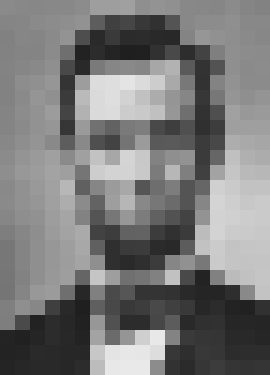
#> input picture Computational Vision/homework/hw1/data_to_post/lincoln1_g.jpg, 270 x 375 px
$ python p3_shade.py lincoln1_g.jpg out.png .
#> lines starting #> are read from the running program, lines starting #| are printed output that depends on the picture
import cv2
import numpy as np
from matplotlib import pyplot as plt
import matplotlib

import os
import random
import sys

"""
Handle the command-line arguments
"""
if len(sys.argv) != 4:
    print("Usage: %s in_img out_img dir" % sys.argv[0])
    sys.exit()

in_img = sys.argv[1]
out_img_filename = sys.argv[2]
dir = sys.argv[3]

img = cv2.imread(in_img)
#> img is the input picture: shape (375, 270, 3); min 27, max 237, mean 121.4
M, N = img.shape[0:2]
#> M = 375; N = 270
# horizontal distance multipliers
d = np.arange(1, N + 1)
#> d = 270 values from 1 to 270
d = np.tile(d, (M, 1))
d_left = 1 - (d - 1) / (N - 1)
d_right = np.flip(d_left, 1)
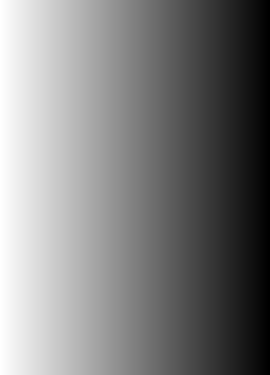
#> d_left: shape (375, 270) float64; min 0, max 1, mean 0.5
# vertical distance multipliers
d = np.arange(1, M + 1)
#> d = 375 values from 1 to 375
d = np.tile(d, (N, 1))
d_top = 1 - (d - 1) / (M - 1)
d_top = np.transpose(d_top)
d_bottom = np.flip(d_top, 0)
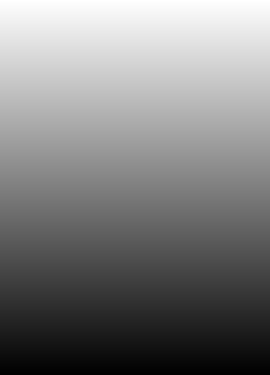
#> d_top: shape (375, 270) float64; min 0, max 1, mean 0.5

# center distance multiplier
center_x, center_y = (M // 2, N // 2)
#> center_x = 187; center_y = 135
row = np.arange(center_x, center_x - M, -1)
col = np.arange(center_y, center_y - N, -1)
row = row.reshape(-1, 1)  # make M vertical
row = np.tile(row, (1, N))
col = np.tile(col, (M, 1))
d_center = np.sqrt(np.square(row) + np.square(col))  # get square root
d_center = 1 - (d_center / np.sqrt(np.square(center_y) + np.square(center_x)))  # normalize
np.set_printoptions(precision = 3)

# decide what is the direction
current_multiplier = None
if dir == "left":
    current_multiplier = d_left
elif dir == "right":
    current_multiplier = d_right
elif dir == "top":
    current_multiplier = d_top
elif dir == "bottom":
    current_multiplier = d_bottom
elif dir == "center":
    current_multiplier = d_center

# add multiplier and img
out_img = img.copy()
#> (the run stopped early here; a loop or call above may not have finished)
